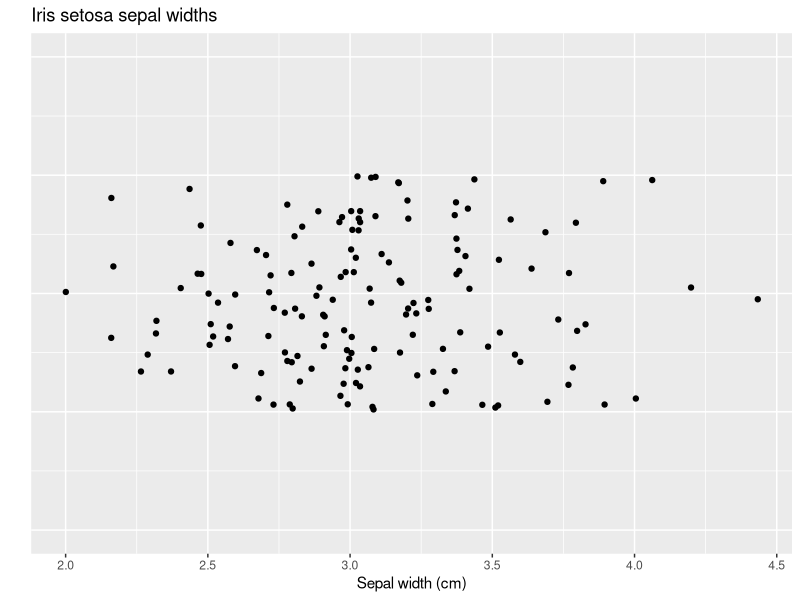
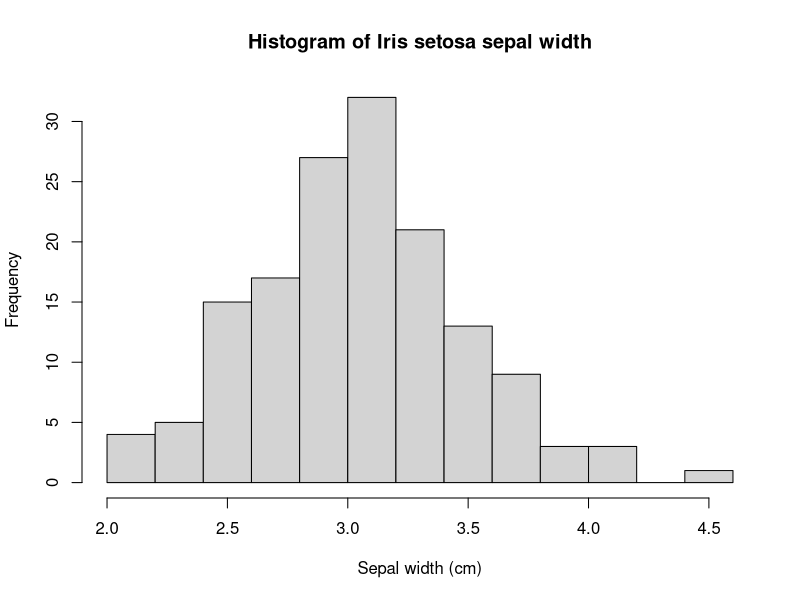
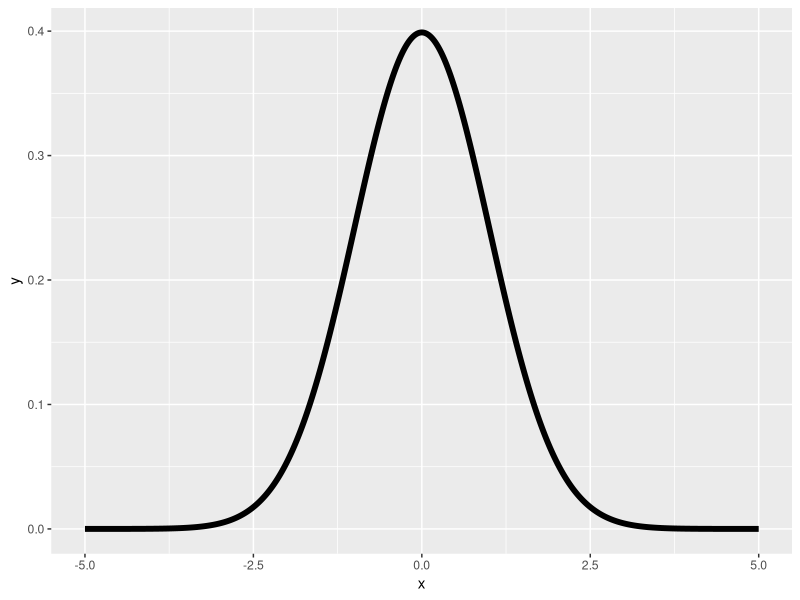
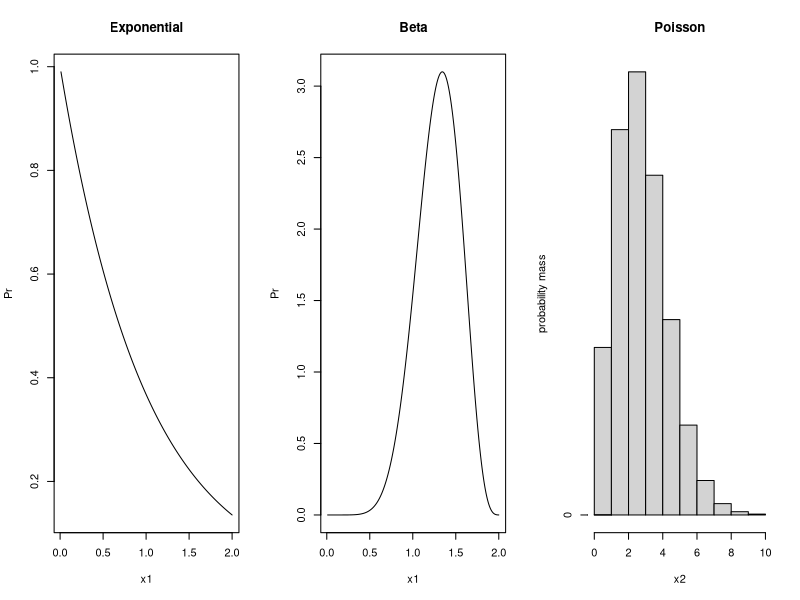

These charts were generated, in order, by the following R code:
## ---- chunk 1
library(knitr)
require(ggplot2)
require(data.table)


iris_dt = data.table(iris)

iris_dt[, sep_wid_jit := jitter(Sepal.Width, factor = 2)]
iris_dt[, sep_len_jit := jitter(Sepal.Length, factor = 2)]
iris_dt[, x_jit := jitter(rep(0, nrow(iris_dt), factor = 2))]
iris_dt

# # opts_knit$set(root.dir = "G:/Dropbox/C/Courses class/NRC290b/NRC_290b_2018/")
# #opts_knit$set(root.dir = "C:/Users/csutherland/Dropbox/C/Courses class/NRC290b/NRC_290b_2018")
# 
# opts_chunk$set(prompt = FALSE, comment = NA, mysize=TRUE, size="\\scriptsize")
# hook1 <- function(x){ gsub("```\n*```r*\n*", "", x) }
# hook2 <- function(x){ gsub("```\n+```\n", "", x) }
# knit_hooks$set(document = hook2)
# knitr::knit_hooks$set(mysize = function(before, options, envir) {
#   if (before) 
#     return(options$size)
# })
## ---- chunk 2
ggplot(iris_dt, aes(x = sep_wid_jit, y = x_jit)) + geom_point() + ylim(-0.04, 0.04) +
  ylab("") + xlab("Sepal width (cm)") +
  theme(axis.ticks.y = element_blank(), axis.text.y = element_blank()) +
  ggtitle("Iris setosa sepal widths")

## ---- chunk 3
hist(
  iris_dt$sep_wid_jit,
  freq = TRUE,
  main = "Histogram of Iris setosa sepal width", 
  xlab = "Sepal width (cm)")
## ---- chunk 4

x = seq(-5, 5, length.out = 1000)
ggplot(data.frame(x = x, y = dnorm(x)), aes(x, y)) + geom_line(size = 2)

## ---- chunk 5
x1 = seq(0.01, 2, length.out = 1000)
x2 = 0:10
x3 = seq(0.01, 0.99, length.out = 1000)
h = hist(x2, breaks = x2, plot = FALSE)
h$counts = dpois(x2, 2.3)


par(mfrow = c(1, 3))
plot(x1, dexp(x1), type = "l", main = "Exponential", ylab = "Pr")
plot(x1, dbeta(x3, 9, 5), type = "l", main = "Beta", ylab = "Pr")
plot(h, main = "Poisson", ylab = "probability mass")
